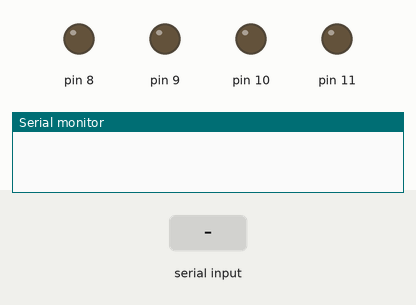
The sketch below on a simulated Arduino Uno, built with avr-gcc and run on an emulated ATmega328P. On the bench: output pins drawn as LEDs (lit = HIGH), the last lines printed to the serial monitor. The inputs (shaded band) are chosen by the test bench.

Above: at 1.2 s.
1.3 s: "<a>" received over Serial
At 1.9 s:
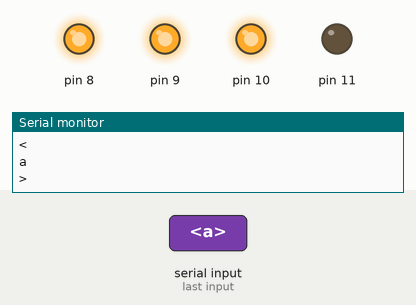
2.8 s: "<n>" received over Serial
At 3.1 s:
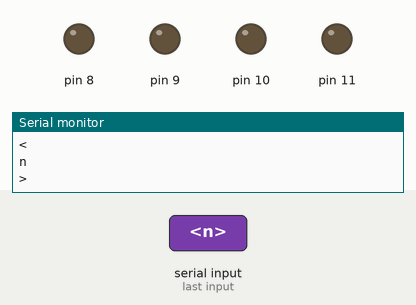
4.3 s: byte 121 ('y') received over Serial
At 5.4 s:
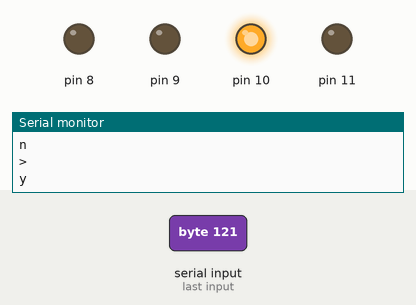
5.8 s: byte 114 ('r') received over Serial
At 6.5 s:
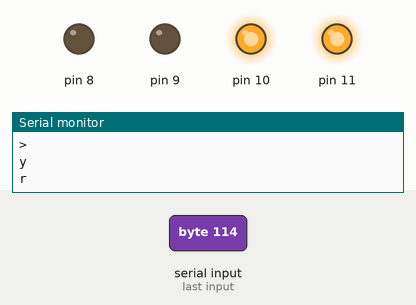
7.3 s: byte 60 ('<') received over Serial
At 7.7 s:
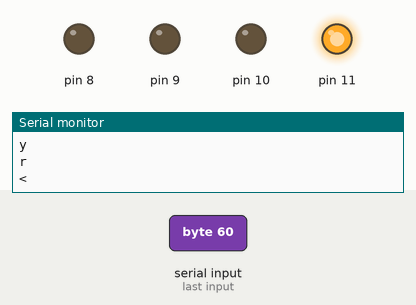
8.8 s: "<g>" received over Serial
At 10.0 s:
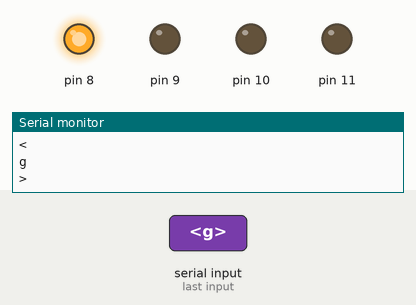
Timing chart, 0 to 11.3 s (numbered marks = the images above; inputs shaded):
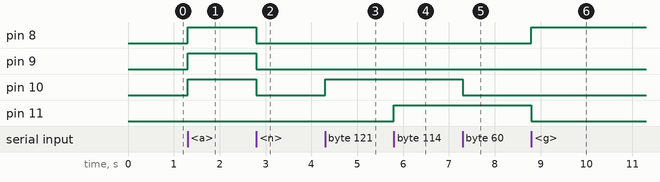

The sketch:

direct_IO_4LEDs.ino
```cpp
/*
This program demonstrates :
    - direct access to peripheral registers, here registers PORTB and DDRB of GPIO
    - bit level operations : bitwise logic and shift
    - interpreting single-char commands from the serial connexion with the host computer
The program is used to control 4 LEDs connected to digital pins 8, 9, 10, 11 (arduino numbers)
which are pins PB0, PB1, PB2, PB3, the 4 LSBs of PORT B.
The program MUST NOT interfere with the other bits of PORT B which may be used for something else.
*/

void setup() {
Serial.begin(115200);
PORTB &= ~0x0F;   // output zero on the 4 LSB's (same as &= 0xF0)
DDRB  |=  0x0F;   // configure the 4 LSBs as output
}

void loop() {
  // put your main code here, to run repeatedly:
if ( Serial.available() )
  {
    char c = Serial.read();
    unsigned char tmp;
    Serial.println( c );
    switch( c ) {
      case 'a' : PORTB |=  0x0F; break;      // all ON
      case 'n' : PORTB &= ~0x0F; break;      // all OFF
      case 'b' : PORTB |= 1; break;          // blue ON   ( 1 = 0b0001 = ( 1 << 0 ) )
      case 'g' : PORTB |= 0b0010; break;     // green ON  ( 2 = 0b0010 = ( 1 << 1 ) )
      case 'y' : PORTB |= 4; break;          // yellow ON ( 4 = 0b0100 = ( 1 << 2 ) )
      case 'r' : PORTB |= ( 1 << 3 ); break; // red ON    ( 8 = 0b1000 = ( 1 << 3 ) )
      case '<' :                             // shift towards blue
              // PORTB <<= 1 would do the shift Ok, but would leak on the 4 MSBs
              tmp = PORTB;
              PORTB = ( tmp & 0xF0 ) | ( ( tmp << 1 ) & 0x0F );
              break;
      case '>' :                             // shift towards red
              // PORTB >>= 1 would do the shift Ok, but would leak from the 4 MSBs
              tmp = PORTB;
              PORTB = ( tmp & 0xF0 ) | ( ( tmp >> 1 ) & 0x07 );
              break;
      }
  }
}
```

Measured:
- after the input at 1.3 s, pin 8–10: LOW → HIGH at once
- after the input at 2.8 s, pin 8–10: HIGH → LOW at once
- after the input at 4.3 s, pin 10: LOW → HIGH at once
- after the input at 5.8 s, pin 11: LOW → HIGH at once
- after the input at 7.3 s, pin 10: HIGH → LOW at once
- after the input at 8.8 s, pin 8: LOW → HIGH at once; pin 11: HIGH → LOW at once
